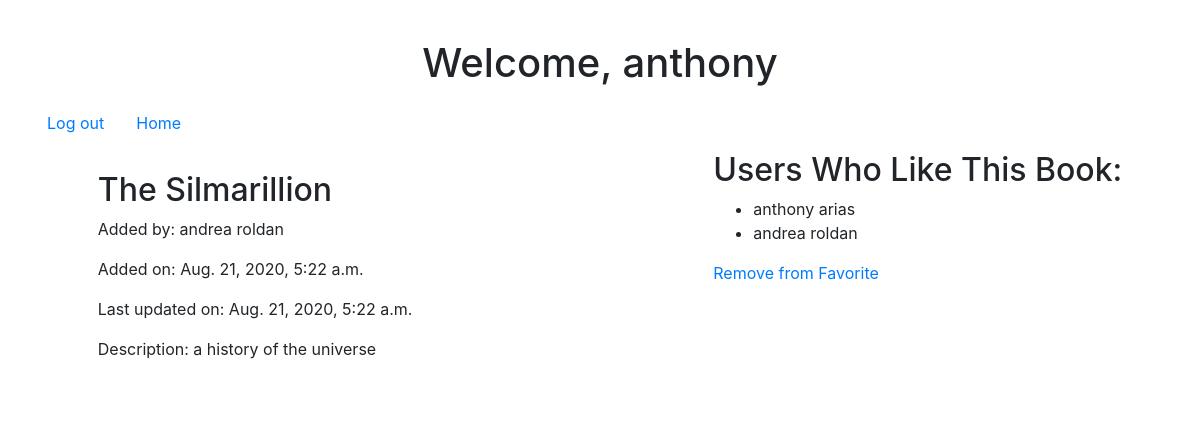
Screenshot of /book/2 (signed in) with the database file from the repository.
### books_app/models.py (models this page shows)
class User(models.Model):
    first_name = models.CharField(max_length=255)
    last_name = models.CharField(max_length=255)
    email = models.CharField(max_length=255)
    hashed_pw = models.CharField(max_length=255)
    created_at = models.DateTimeField(auto_now_add=True)
    updated_at = models.DateTimeField(auto_now=True)
    objects = UserManager()

class Book(models.Model):
    title = models.CharField(max_length=255)
    desc = models.TextField()
    created_at = models.DateTimeField(auto_now_add=True)
    updated_at = models.DateTimeField(auto_now=True)
    upload_by = models.ForeignKey(User, related_name="books", on_delete=models.CASCADE)
    users_who_like = models.ManyToManyField(User, related_name="like_books")
    objects = BookManager()

### books_app/views.py (the view)
# urls.py: path('book/<int:book_id>', views.decideWhatToShow),
def decideWhatToShow(request, book_id):
    if 'userid' not in request.session:
        return redirect('/')
    this_book = Book.objects.get(id=book_id)
    this_user = User.objects.get(id=request.session['userid'])
    context = {
        "book": this_book,
        "user": this_user
        }
    if this_book.upload_by == this_user:
        return render(request, "edit-book.html", context)
    else:
        return render(request, "show-book.html", context)

### books_app/templates/show-book.html (shortened to what this page needs)
﻿<!DOCTYPE html>
<html lang="en" xmlns="http://www.w3.org/1999/xhtml">
<head>
    <link rel="stylesheet" href="https://stackpath.bootstrapcdn.com/bootstrap/4.3.1/css/bootstrap.min.css">
</head>
<body style="margin: 15px" >
    <h1 class="row justify-content-center">Welcome, {{user.first_name}}</h1>
    <nav class="navbar navbar-expand-lg ">
        <a class="nav-link" href="/logOut">Log out</a>
        <a class="nav-link" href="/books">Home</a>
    </nav>
    <div class="row justify-content-around">
        <div id="book-info" class="card" style="width:40%; border: thick">
            <div class="card-body">
                <h2 class="card-tittle">{{book.title}}</h2>
                <p>Added by: {{book.upload_by.first_name}} {{book.upload_by.last_name}}</p>
                <p>Added on: {{book.created_at}}</p>
                <p>Last updated on: {{book.updated_at}}</p>
                <p>Description: {{book.desc}}</p>
            </div>
        </div>
        <div id="user-list">
            <h2>Users Who Like This Book:</h2>
            <ul>
                {% for user in book.users_who_like.all %}
                    <li>{{ user.first_name }} {{ user.last_name }}</li>
                {% endfor %}
            </ul>
            {% if user in book.users_who_like.all %}
                <a href="/removeFavorite/{{book.id}}">Remove from Favorite</a>
            {% else %}
                <a href="/addFavorite/{{book.id}}">Add to Favorite</a>
            {% endif %}
        </div>
    </div>
</body>
</html>

### rows the page displays
User: first_name "anthony", last_name "arias"
Book: title "The Silmarillion", upload_by.first_name "andrea", upload_by.last_name "roldan", created_at "Aug. 21, 2020, 5:22 a.m.", updated_at "Aug. 21, 2020, 5:22 a.m.", desc "a history of the universe"
User: first_name "andrea", last_name "roldan"
